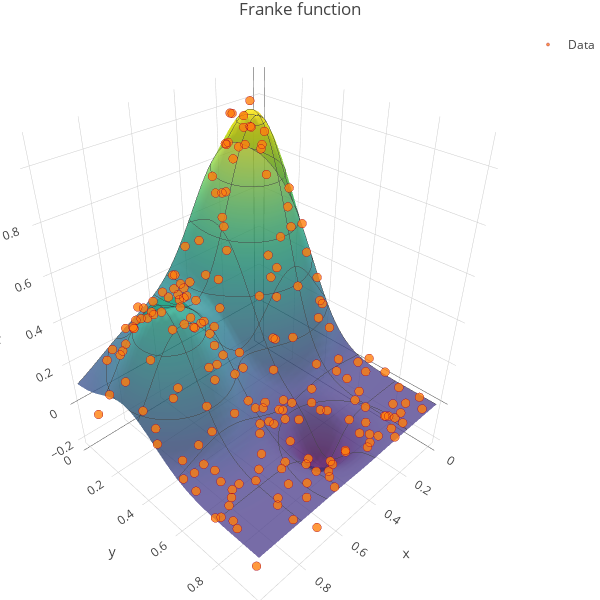

Here is the notebook cell this chart was saved with:
### Code cell
# https://plot.ly/python/
# https://plot.ly/python/offline/
# hover contour off
# https://community.plot.ly/t/trace-lines-appearing-on-hover/5801

surf = go.Surface(x=xx, y=yy, z=zz, showscale=False, colorscale='Viridis', opacity=0.8,
               contours=dict(
                   x=dict(show=True, highlight=True),
                   y=dict(show=True,  highlight=True),
                   z=dict(show=True,  highlight=True),
               ),
    )

train = go.Scatter3d(x=X_train[0,:], y=X_train[1,:], z=T_train, mode='markers',
                 marker=dict(
                    symbol='circle', size=3,
                    line=dict(color=style_colors[1], width=0.5),
                    opacity=0.8,
                 ),
                 name='Data'
    )

data = [ surf, train ]
    
layout = go.Layout(
    title='Franke function',
    autosize=False, showlegend=True, 
    width=600, height=600,
    margin=dict(l=0, r=0, b=0, t=30),
    scene = dict(
        xaxis = dict(title='x'),
        yaxis = dict(title='y'),
        zaxis = dict(title='z'),
    )
)

fig = go.Figure(data=data, layout=layout)
iplot(fig)

### Figure 1 — Plotly figure (JSON) as saved in the notebook; plotly's stock layout.template omitted (floating-point values rounded to 4 significant figures; data arrays with more than 128 entries replaced by an {"elided": "..."} marker saying what was removed)
{"data": [{"colorscale": "Viridis", "contours": {"x": {"highlight": true, "show": true}, "y": {"highlight": true, "show": true}, "z": {"highlight": true, "show": true}}, "opacity": 0.8, "showscale": false, "type": "surface", "x": {"elided": "50x50 float values"}, "y": {"elided": "50x50 float values"}, "z": {"elided": "50x50 float values"}}, {"marker": {"line": {"color": "#A60628", "width": 0.5}, "opacity": 0.8, "size": 3, "symbol": "circle"}, "mode": "markers", "name": "Data", "type": "scatter3d", "x": {"elided": "200 float values"}, "y": {"elided": "200 float values"}, "z": {"elided": "200 float values"}}], "layout": {"autosize": false, "height": 600, "margin": {"b": 0, "l": 0, "r": 0, "t": 30}, "scene": {"xaxis": {"title": "x"}, "yaxis": {"title": "y"}, "zaxis": {"title": "z"}}, "showlegend": true, "title": "Franke function", "width": 600}}
